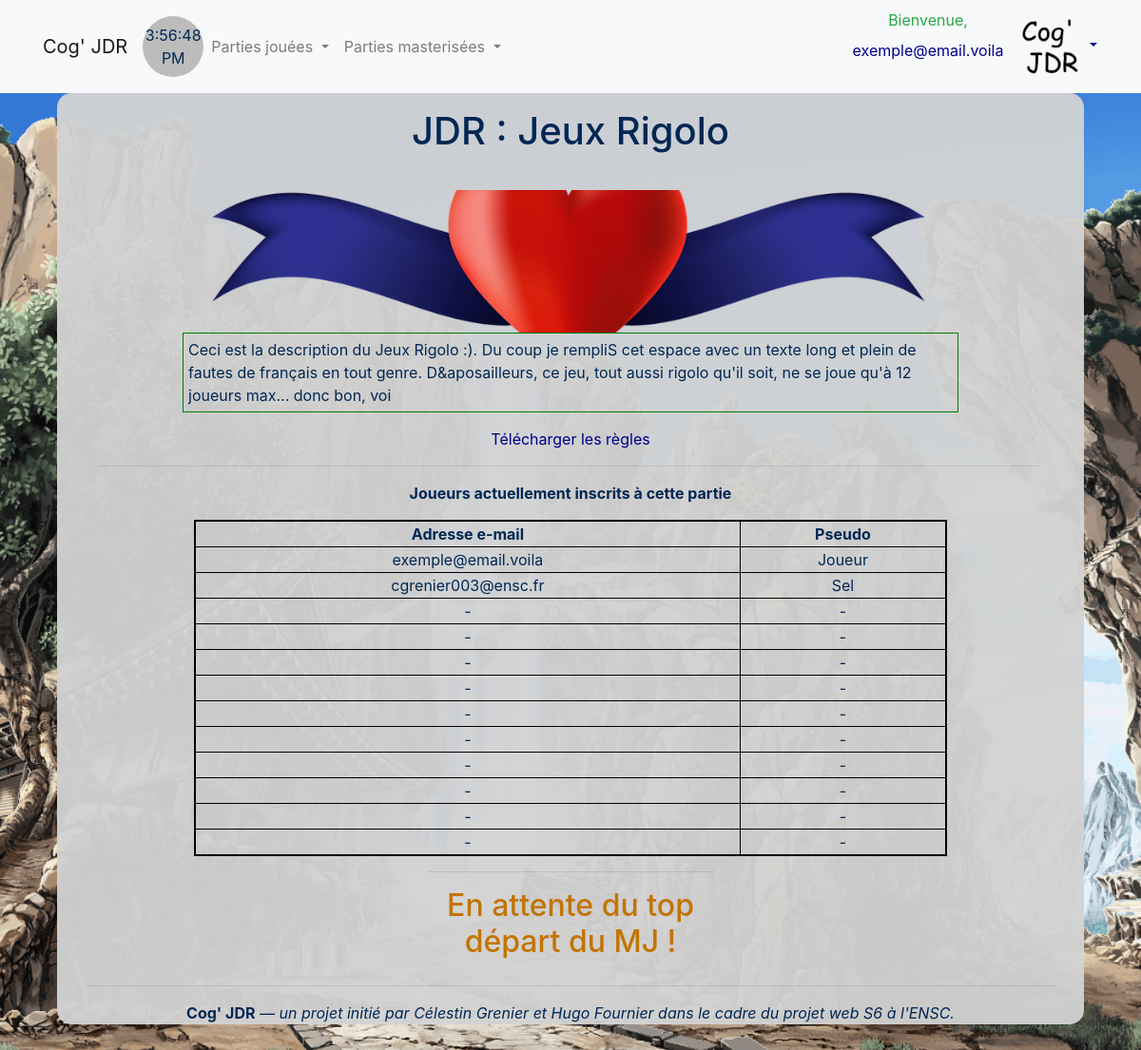
The app's page /jdr.php?id=1 (signed in), older data.
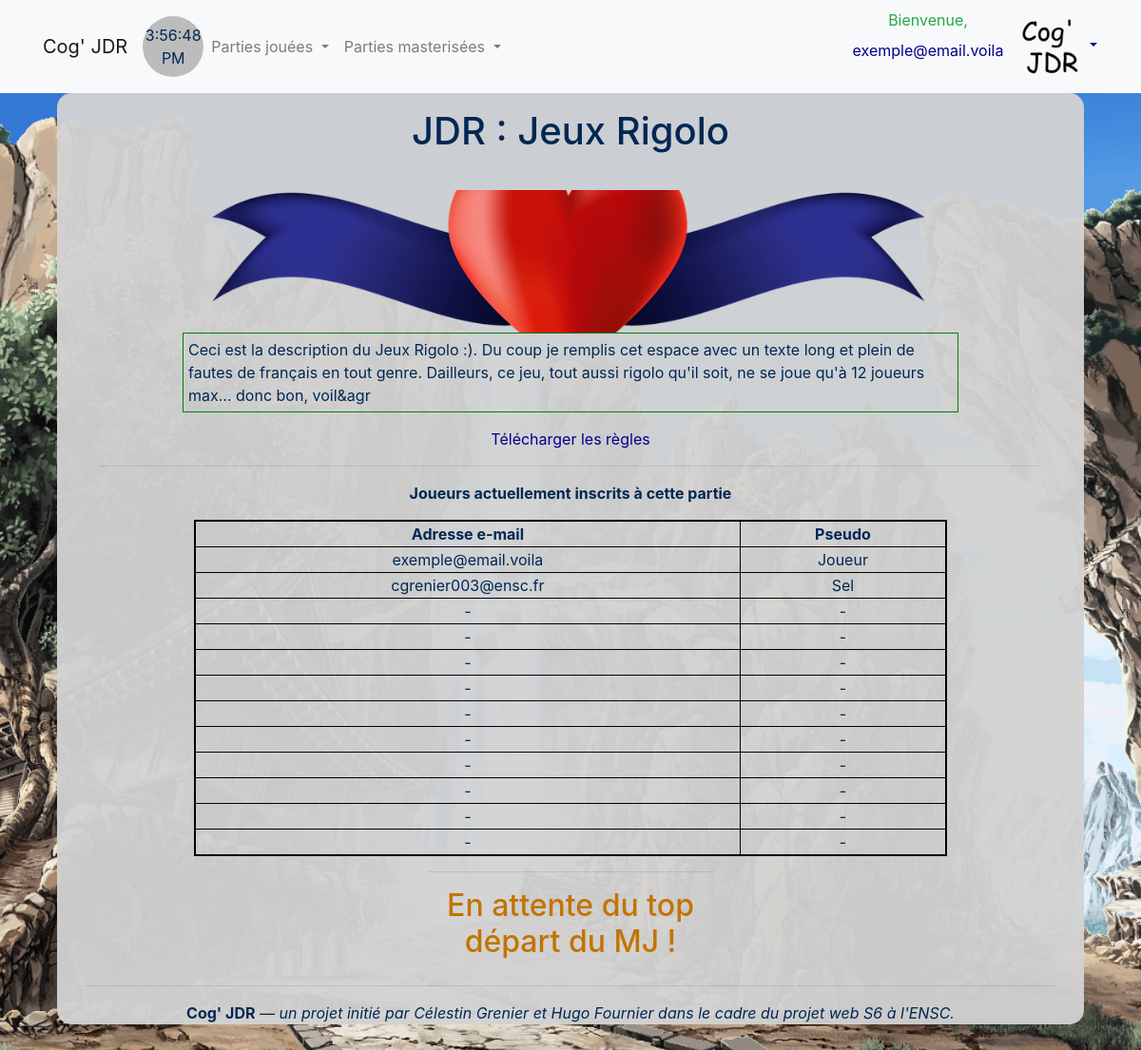
The same page, newer data.
### tables this page shows
create table ModeleJDR (
    id_modele_jdr integer not null primary key auto_increment, 
    id_createur integer,
    titre varchar(32) not null,
    desc_jdr varchar(256) not null,
    fichier_regles varchar(32) not null,
    img_banniere varchar(32) not null,
    img_fond varchar(32) not null,
    img_logo varchar(32) not null,
    nb_equipes_max integer not null,

    foreign key (id_createur) references Utilisateur (id)
);

create table Joueur (
    id_joueur integer not null primary key auto_increment,
    id_utilisateur integer,
    id_jdr_participe integer,
    pseudo varchar(32) not null,

    foreign key (id_utilisateur) references Utilisateur (id),
    foreign key (id_jdr_participe) references JDR (id_jdr)
);

create table Utilisateur (
    id integer not null primary key auto_increment,
    mdp varchar(32) not null,
    email varchar(32) not null,
    img varchar(48) not null
);

### inclus/connexion.php (called while the page is built, shortened)
<?php
    $conn = new PDO("mysql:host=127.0.0.1;dbname=cogjdr;charset=utf8", "root", "", array(PDO::ATTR_ERRMODE => PDO::ERRMODE_EXCEPTION));
    function sql_select($table, $value, $where=array(), $order=null, $distinct=false) {
        global $conn;
        $execute_array = array();
        $execute_index = 'a';
        $value_builder = empty($distinct) ? "SELECT " : "SELECT DISTINCT ";
        if ($value == "*" || empty($value))
            $value_builder.= "*";
        elseif (is_array($value))
            $value_builder.= join(", ", $value);
        else
            $value_builder.= $value;
        $table_builder = "FROM `".(is_array($table) ? join("` JOIN `", $table) : $table)."`";
        $where_builder = empty($where) ? "WHERE 1" : "WHERE ";
        $sep = "";
        foreach ($where as $k => $v) {
            if (is_string($k) && strpos($k, "::") !== false)
                $where_builder.= "$sep".str_replace("::", ".", $k);
            else
                $where_builder.= "$sep$k";
            if (is_array($v)) {
                $where_builder.= " IN (";
                $sep_ = "";
                foreach ($v as $v_) {
                    if (strpos($v_, "::") !== false)
                        $where_builder.= "$sep_".str_replace("::", ".", $v_);
                    else {
                        $where_builder.= "$sep_:$execute_index";
                        $execute_array[$execute_index++] = $v_;
                    }
                    $sep_ = ", ";
                }
                $where_builder.= ")";
            } else {
                if (strpos($v, "::") !== false)
                    $where_builder.= "= ".str_replace("::", ".", $v);
                else {
                    $where_builder.= "= :$execute_index";
                    $execute_array[$execute_index++] = $v;
                }
            }
            $sep = " AND ";
        }
        $order_builder = empty($order) ? "" : "ORDER BY ";
        $r = $conn->prepare("$value_builder $table_builder $where_builder $order_builder");
        $r->execute($execute_array);
        return $r;
    }
?>

### inclus/jdr/rejoindre.php (the view, shortened to what this page needs)
<h1 class="text-center">JDR : <?=$modele['titre']?></h1>
<div class="container">
    <img class="img_banniere" src="<?=$modele['img_banniere']?>" alt="Oof">
    <p class="desc_jdr"><?=$modele['desc_jdr']?></p>
    <div class="col-sm-12 text-center">
        <a target="blank" href="<?=sql_select(array('JDR','ModeleJDR'),'fichier_regles',array('JDR::id_modele_jdr'=> 'ModeleJDR::id_modele_jdr','JDR::id_jdr'=>$jdr['id_jdr'])) -> fetch()['fichier_regles'] ?>">Télécharger les règles</a>
        <hr>
        <p> <b> Joueurs actuellement inscrits à cette partie </b> </p>
        <table class="liste_joueurs container">
            <th>Adresse e-mail</th><th>Pseudo</th><?php if (@$donnees_jdr['est_mj']) { ?><th></th><?php } ?>
            <?php
                $r = sql_select('Joueur', array('pseudo', 'id_utilisateur', 'id_joueur'), array('id_jdr_participe' => $jdr['id_jdr']));
                for ($k = 0; $k < $jdr['nb_max_joueurs']; $k++) {
                    $joueur = $r->fetch();
                    if (!empty($joueur)) { ?>
                        <tr>
                            <td><?=sql_select('Utilisateur', 'email', array('id' => $joueur['id_utilisateur']))->fetch()['email']?></td>
                            <td><?=$joueur['pseudo']?></td>
                        </tr><?php
                    } else { ?>
                        <tr>
                            <td>-</td>
                            <td>-</td>
                        </tr><?php
                    }
                }
            ?>
        </table>
        <div class="col-sm-4 offset-sm-4">
            <hr>
            <?php
                if (@$donnees_jdr['est_mj']) {  ?>
                    <form action="./jdr.php">
                        <input type="hidden" name="id" value="<?=$jdr['id_jdr']?>">
                        <button class="btn btn-primary btn-block w-auto" type="submit" name="action" value="etat_demarrer">Démarrer la partie</button>
                    </form><?php
                } elseif ($etat_partie == "deroulement") {  ?>
                    <h2>Les inscriptions sont closes !</h2><?php
                } elseif ($etat_partie == "fin") {  ?>
                    <h2>Cette partie est finie !</h2><?php
                }
                else if ($a_rejoint) {
                    echo("<h2> En attente du top départ du MJ ! </h2>");
                }
            ?>
        </div>
    </div>
</div>

### jdr.php (shortened to what this page needs)
<?php
    require_once "./inclus/connexion.php";
    if (-1 < $_SESSION['indice_jdr_suivi'])
        $donnees_jdr = $_SESSION['liste_donnees_jdr'][$_SESSION['indice_jdr_suivi']];
    switch (isset($_REQUEST['action']) ? $_REQUEST['action'] : "afficher") {
        case "afficher":
                if (!isset($_REQUEST['id']) && !isset($_REQUEST['code'])) {
                    include_once "./inclus/page_debut.php";
                    include "./inclus/jdr/liste.php";
                    include_once "./inclus/page_fin.php";
                    unset($redirige);
                } else {
                    $where = isset($_REQUEST['code']) ? array('code_invite' => $_REQUEST['code']) : array('id_jdr' => $_REQUEST['id']);
                    $r = sql_select('JDR', "*", $where);
                    $jdr = $r->fetch();
                    if ($jdr && $modele = sql_select('ModeleJDR', "*", array('id_modele_jdr' => $jdr['id_modele_jdr']))->fetch()) {
                        $etat_partie = $jdr['etat_partie'];
                        $__css_necessaires = array("discussion", "jdr");
                        $est_connecte = isset($_SESSION['id']);
                        $a_rejoint = false;
                        if ($est_connecte)
                            foreach ($_SESSION['liste_donnees_jdr'] as $v) {
                                $a_rejoint = $v['id_jdr'] == $jdr['id_jdr'];
                                if ($a_rejoint) {
                                    break;
                                }
                            }
                        include_once "./inclus/page_debut.php";
                        if ($etat_partie == "lancement" || !$a_rejoint)
                            include "./inclus/jdr/rejoindre.php";
                        else {
                            include "./inclus/jdr/consulter.php";
                        }
                        include_once "./inclus/page_fin.php";
                    } else
                        $_SESSION['erreur'] = "Erreur JDR non trouver";
                }
            break;
    }
?>

### inclus/page_debut.php (shortened to what this page needs)
<!DOCTYPE html>
<html>
<head>
	<link rel="stylesheet" href="https://stackpath.bootstrapcdn.com/bootstrap/4.3.1/css/bootstrap.min.css">
	<link rel="stylesheet" type="text/css" media="screen" href="./css/global.css">
	<?php
		if (!empty($__css_necessaires)) foreach ($__css_necessaires as $v) { ?>
			<link rel="stylesheet" type="text/css" media="screen" href="./css/<?=$v?>.css"><?php
		}
	?>
</head>
<body>
	<nav class="navbar navbar-expand-lg navbar-light bg-light sticky-top">
		<div class="container">
			<a class="navbar-brand" href="./#"><?php if (!empty($__liste_equipes)) { ?>&nbsp;&nbsp;&nbsp;&nbsp;<?php } ?>Cog' JDR</a>
			<div class="cercle">
				<p id="heure">Bonjour!</p>
			</div>
			<div class="collapse navbar-collapse" id="navbarSupportedContent">
				<?php if (isset($_SESSION['id'])) { ?>
					<ul class="navbar-nav mr-auto">
						<li class="nav-item dropdown">
							<a class="nav-link dropdown-toggle" href="#" id="navbarDropdown_jouees" role="button" data-toggle="dropdown" aria-haspopup="true" aria-expanded="false">
								Parties jouées
							</a>
						</li>
						<li class="nav-item dropdown">
							<a class="nav-link dropdown-toggle" href="#" id="navbarDropdown_masterisees" role="button" data-toggle="dropdown" aria-haspopup="true" aria-expanded="false">
								Parties masterisées
							</a>
						</li>
					</ul>
				<?php } ?>
				<table class="float-right">
					<tr>
						<?php
							if (isset($_SESSION['id'])) { ?>
								<td><p class="text-success text-center">Bienvenue, <a class="nav-link" href="./compte.php?id=<?=$_SESSION['id']?>"><?=$_SESSION['email']?></a></p></td>
								<td>
									<div class="dropdown">
										<a class="dropdown-toggle" href="#" id="navbarDropdown_compte" role="button" data-toggle="dropdown" aria-haspopup="true" aria-expanded="false">
											<img class="img" src="./images/compte/<?=$_SESSION['img']?>" alt="Oof">
										</a>
									</div>
								</td><?php
							}
						?>
					</tr>
				</table>
			</div>
		</div>
	</nav>
	<div class="container-fluid page">

### inclus/page_fin.php (shortened to what this page needs)
            <footer class="footer sticky-bottom">
                <div class="container text-center">
                    <hr>
                    <p class="text-center"><b>Cog' JDR</b><em> &mdash; un projet initié par Célestin Grenier et Hugo Fournier dans le cadre du projet web S6 à l'ENSC.</em></p>
                </div>
            </footer>
        </div>
    </body>
</html>

### css/global.css (style rules this page uses)
div.page { padding-top: 1em; width: 90%; margin-left: auto; margin-right: auto; }
body { background-image: url("../images/jdr/waterfall.gif"); background-repeat : no-repeat; background-position : center; background-size : cover; color : rgb(0, 39, 83); }
h1, h3 { text-align : center; }
h1 { padding-bottom : 30px; }
h2,h3 { color: rgb(194, 116, 0); padding-bottom : 10px; }
a { color: darkblue; }
.container-fluid { background-color: rgba(211, 211, 211, 0.95); border-radius : 15px; }
img.img { height: 4em; width: 4em; }
div.cercle { height: 4em; width: 4em; text-align: center; background-color: rgb(188, 188, 188); border-radius: 50%; display: table; }
div.cercle #heure { display: table-cell; vertical-align: middle; }

### css/discussion.css (style rules this page uses)
body { margin-bottom: 149px; }

### css/jdr.css (style rules this page uses)
body { overflow-x: hidden; }
img.img_banniere { width: 80%; max-height: 150px; object-fit: cover; display: block; margin-left: auto; margin-right: auto; }
p.desc_jdr { border-style: ridge; border-color: green; border-width: 1px; padding: 5px; width: 80%; margin-left: auto; margin-right: auto; }
table.liste_joueurs { border-style: solid; border-color: black; border-width: 2px; width: 80%; margin-left: auto; margin-right: auto; text-align: center; }
table.liste_joueurs th { border-style: solid; border-color: black; border-width: 1px; }
table.liste_joueurs td { border-style: solid; border-color: black; border-width: 1px; }

Row changes from the older to the newer data that the page shows:
changed modelejdr "Jeux Rigolo": desc_jdr "…:). Du coup je rempliS cet espace avec un texte long et plein de fautes de français en tout genre. D&aposailleurs, ce jeu, tout aussi rigolo qu'il soit, ne se joue qu'à 12 joueurs max... donc bon, voi" → "…:). Du coup je remplis cet espace avec un texte long et plein de fautes de français en tout genre. Dailleurs, ce jeu, tout aussi rigolo qu'il soit, ne se joue qu'à 12 joueurs max... donc bon, voil&agr"
